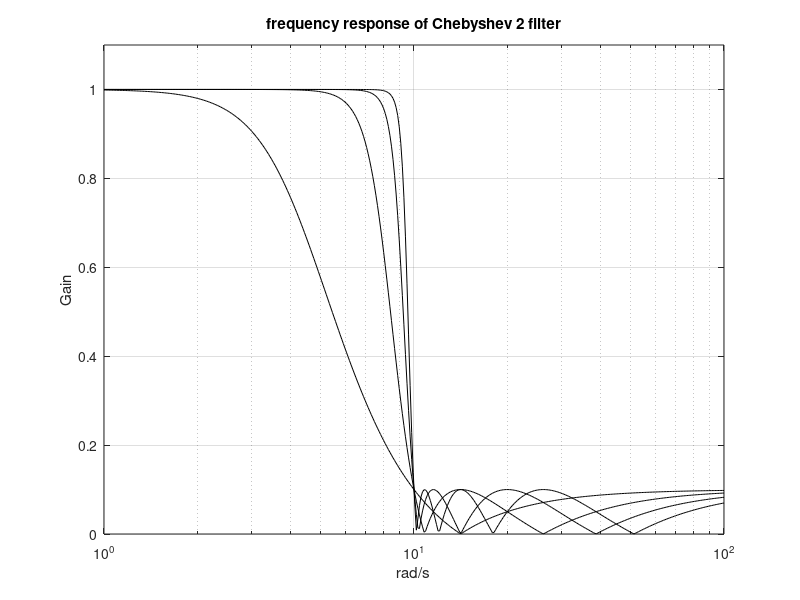

Here is the MATLAB script that generated this plot:
% Comparison of frequency response of Chebyshev 2 filters
wc=10; % desired cut-off frequency
N=2; % order of the filter
R=20; %ripple dB in the stop band
[num,den]=cheby2(N,R,wc,'s'); %analog Chebyshev 2 filter
w=logspace(0,2,400); %logaritmic set of frequency values
G=freqs(num,den,w); %computes frequency response
semilogx(w,abs(G),'k'); %plots linear amplitude
hold on;
axis([1 100 0 1.1]);
grid;
ylabel('Gain'); xlabel('rad/s'); title('frequency response of Chebyshev 2 filter');
for N=4:2:8, % more orders of the filter
[num,den]=cheby2(N,R,wc,'s'); %analog Chebyshev 2 filter
G=freqs(num,den,w); %computes frequency response
semilogx(w,abs(G),'k'); %plots linear amplitude
end;
